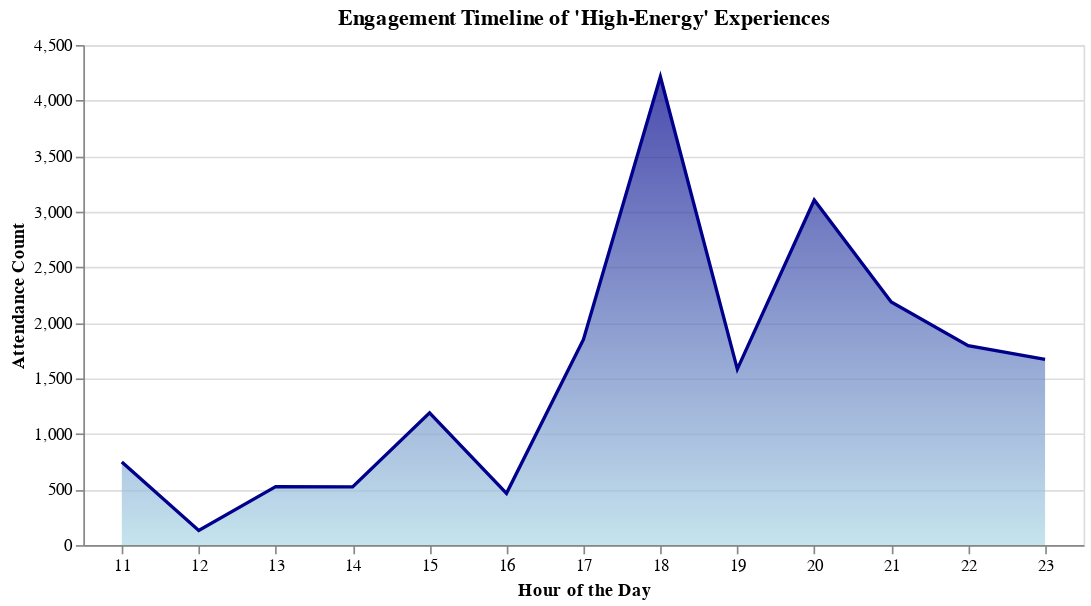

Notebook source saved alongside this figure:
### Markdown cell above
## 3. Engagement Timeline of "High Energy" or "Immersive Experiences"

**Background**

At a dynamic festival like the Edinburgh Fringe, audience energy levels fluctuate throughout the day as attendees move through a variety of experiences. Immersive and high-energy events play a key role in shaping the festival-goers' emotional journey, providing moments of heightened engagement that contribute to their overall experience arc. Identifying when audiences are most responsive to these events allows organizers to strategically position immersive experiences to enhance the festival’s emotional rhythm.

**Motivation**

The goal of this exploration is to understand the ideal times of day for immersive, high-energy events, contributing to the broader objective of mapping the “Emotional Arc". By pinpointing peak engagement periods, organizers can design a cohesive narrative flow, creating a balanced emotional journey that aligns with natural audience energy levels, and ensuring that high-impact events occur at optimal times.

**Process**

Data Loading and Filtering:

The dataset is loaded, and a specific list of "high-energy" and "immersive" sub-genres (immersive_genres) is defined, focusing on genres like "Hip Hop," "Pop," "Rock," and "Musical Comedy." The data is filtered to include only rows where subgenre1 matches these immersive genres.

Datetime Parsing and Extraction:

The performance_datetime column is converted to datetime format. An hour column is created to capture the hour of each performance, allowing for analysis of hourly attendance trends.

Hourly Attendance Calculation:

The data is grouped by hour, and the number of performances (attendance counts) is calculated for each hour, creating a summary of how many attendees are engaged at different times of day.

Visualization with Altair:

An area chart is created with Altair to display the engagement timeline.
A gradient fill (light to dark blue) is used for visual appeal, and the chart's opacity is adjusted for a smooth look. The x axis shows the hour of the day, while the y axis represents attendance counts. Tooltips are added to show exact attendance numbers on hover.

### Code cell
import altair as alt

# Loading the dataset
data = pd.read_csv('TravelTechDataset2024Reduced2.csv')

# Defining the list of sub-genres that could be considered "high-energy"
immersive_genres = ['Hip Hop', 'Pop', 'Rock', 'Musical Comedy']

# Filtering the data where 'subgenre1' is in the list of immersive genres
immersive_data = data[data['subgenre1'].isin(immersive_genres)].copy()

# Parsing datetime columns to get the hour of the day for analysis
immersive_data['performance_datetime'] = pd.to_datetime(immersive_data['performance_datetime'])
immersive_data['hour'] = immersive_data['performance_datetime'].dt.hour  # Extract the hour

# Calculating hourly attendance counts
hourly_attendance = immersive_data.groupby('hour').size().reset_index(name='attendance')

# Creating the Altair area chart
attendance_chart = alt.Chart(hourly_attendance).mark_area(
    line={'color': 'darkblue'},
    color=alt.Gradient(
        gradient='linear',
        stops=[alt.GradientStop(color='lightblue', offset=0),
               alt.GradientStop(color='darkblue', offset=1)],
        x1=1, x2=1, y1=1, y2=0
    ),
    opacity=0.7
).encode(
    x=alt.X('hour:O', title='Hour of the Day', axis=alt.Axis(labelAngle=0)),
    y=alt.Y('attendance:Q', title='Attendance Count'),
    tooltip=['hour', 'attendance']
).properties(
    width=600,
    height=300,
    title="Engagement Timeline of 'High-Energy' Experiences"
)

attendance_chart

### Figure 1 — Vega-Lite specification as saved in the notebook (floating-point values rounded to 4 significant figures)
{"config": {"view": {"continuousWidth": 300, "continuousHeight": 300}}, "data": {"name": "data-8999d5abcb0dfebc52d964b8e4355512"}, "mark": {"type": "area", "color": {"gradient": "linear", "stops": [{"color": "lightblue", "offset": 0}, {"color": "darkblue", "offset": 1}], "x1": 1, "x2": 1, "y1": 1, "y2": 0}, "line": {"color": "darkblue"}, "opacity": 0.7}, "encoding": {"tooltip": [{"field": "hour", "type": "quantitative"}, {"field": "attendance", "type": "quantitative"}], "x": {"axis": {"labelAngle": 0}, "field": "hour", "title": "Hour of the Day", "type": "ordinal"}, "y": {"field": "attendance", "title": "Attendance Count", "type": "quantitative"}}, "height": 300, "title": "Engagement Timeline of 'High-Energy' Experiences", "width": 600, "$schema": "https://vega.github.io/schema/vega-lite/v5.20.1.json", "datasets": {"data-8999d5abcb0dfebc52d964b8e4355512": [{"hour": 11, "attendance": 748}, {"hour": 12, "attendance": 131}, {"hour": 13, "attendance": 526}, {"hour": 14, "attendance": 524}, {"hour": 15, "attendance": 1190}, {"hour": 16, "attendance": 466}, {"hour": 17, "attendance": 1850}, {"hour": 18, "attendance": 4214}, {"hour": 19, "attendance": 1584}, {"hour": 20, "attendance": 3105}, {"hour": 21, "attendance": 2188}, {"hour": 22, "attendance": 1795}, {"hour": 23, "attendance": 1672}]}}
